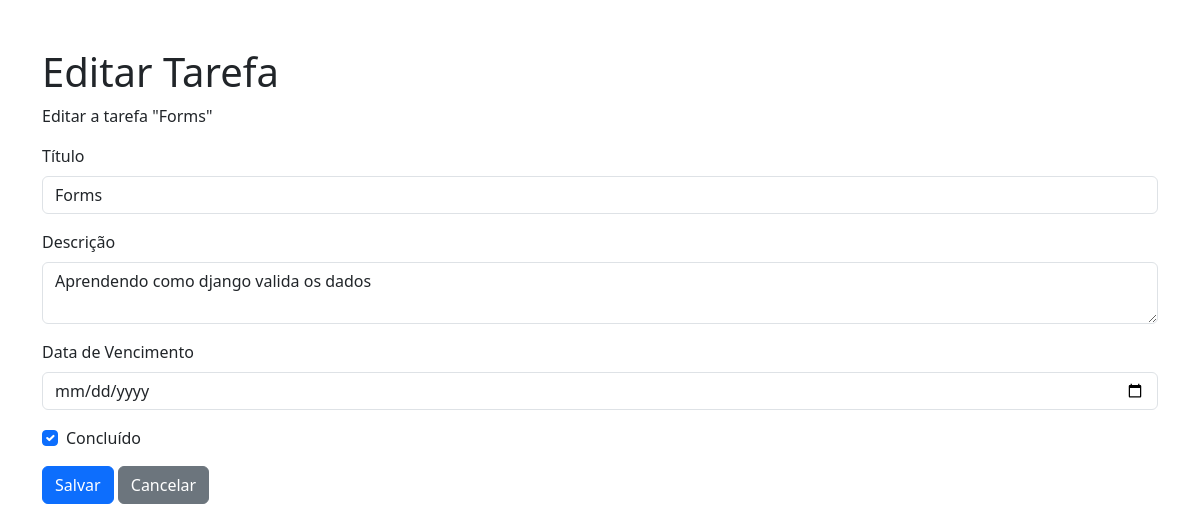
Screenshot of /edit/4/ (signed in) with the database file from the repository.
### task/models.py (models this page shows, shortened)
class Tarefa(models.Model):
    usuario = models.ForeignKey(
        settings.AUTH_USER_MODEL,
        on_delete = models.CASCADE,
        related_name='tarefas'
    )
    titulo = models.CharField(max_length=30, null=False, blank=False)
    descricao = models.CharField(max_length=500, null=False, blank=False)
    data = models.DateField()
    status = models.BooleanField()

### task/views.py (the view)
# urls.py: path('edit/<int:id>/', update_task, name='edit'),
@login_required
def update_task(request, id):
    tarefa = get_object_or_404(Tarefa, id=id, usuario=request.user)
    form = TarefaForm(request.POST or None, instance=tarefa)
    if request.method == 'POST':
        if form.is_valid():
            tarefa.save()
            return redirect('tasks')
        return render(request, 'task/update_task.html', {'task': tarefa,'tarefa':form})
    return render(request, 'task/update_task.html',{'task': tarefa})

### templates/task/update_task.html (shortened to what this page needs)
<!DOCTYPE html>
<html>
    <head>
        <link href="https://cdn.jsdelivr.net/npm/bootstrap@5.3.8/dist/css/bootstrap.min.css" rel="stylesheet">
    </head>
    <body>
        <div class="container mt-5">
            <h1 class="">Editar Tarefa</h1>
            <p class="">Editar a tarefa "{{ task.titulo }}"</p>
            <form method="post" class="">
                <div class="mb-3">
                    <label for="titulo" class="form-label">Título</label>
                    <input type="text" class="form-control" id="titulo" name="titulo" value="{{ task.titulo }}">
                </div>
                <div class="mb-3">
                    <label for="descricao" class="form-label">Descrição</label>
                    <textarea class="form-control" id="descricao" name="descricao">{{ task.descricao }}</textarea>
                </div>
                <div class="mb-3">
                    <label for="data" class="form-label">Data de Vencimento</label>
                    <input type="date" class="form-control" id="data" name="data" value="{{ task.data }}">
                </div>
                <div class="mb-3 form-check">
                    <input type="checkbox" class="form-check-input" id="status" name="status" {% if task.status %}checked{% endif %}>
                    <label class="form-check-label" for="status">Concluído</label>
                </div>
                <button type="submit" class="btn btn-primary">Salvar</button>
                <a href="{% url 'index' %}" class="btn btn-secondary">Cancelar</a>
            </form>
        </div>
    </body>
</html>

### rows the page displays
Tarefa: titulo "Forms", descricao "Aprendendo como django valida os dados", status "☑"
